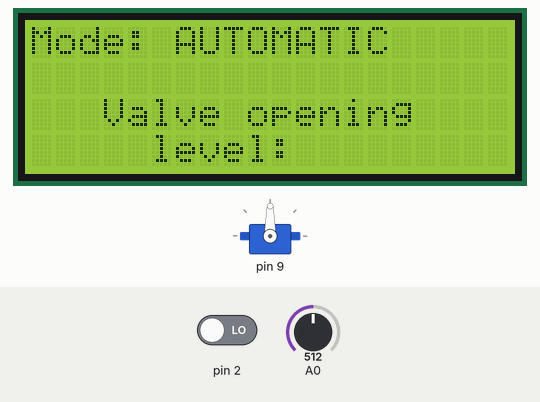
Bench run of a program on a simulated Arduino Uno, built with avr-gcc and run on an emulated ATmega328P. On the bench: 20×4 character LCD, servo. The test bench sets the inputs (shaded band); at power-on: pin 2 LOW, A0 = 512. What the program prints to the serial monitor is not drawn.

Above: at 1.2 s.
1.3 s: pin 2 driven HIGH
At 1.47 s:
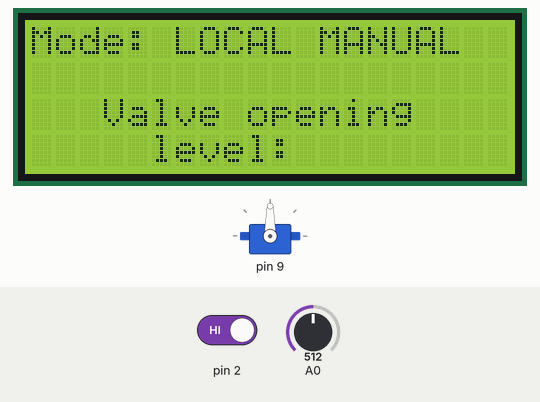
3.5 s: A0 set to 716
At 3.77 s:
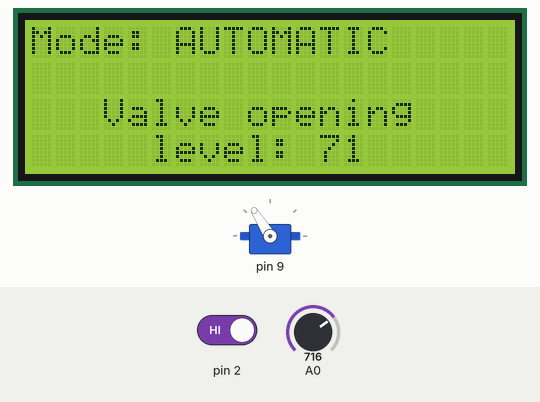
5.4 s: A0 set to 900
At 5.77 s:
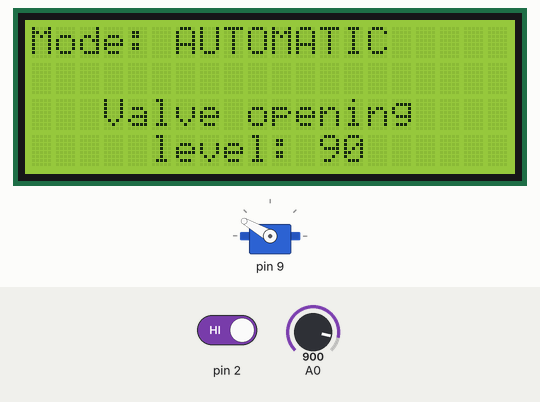
7.4 s: A0 set to 1023
At 7.77 s:
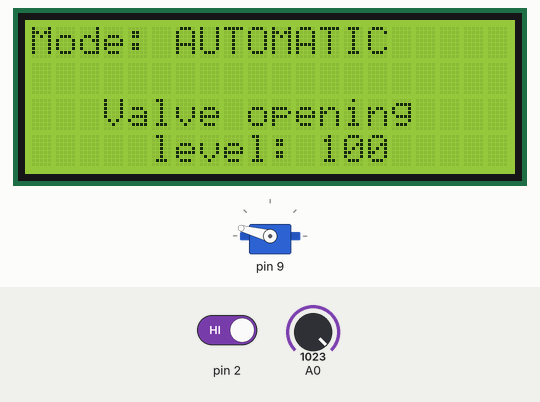
9.4 s: A0 set to 306
At 9.77 s:
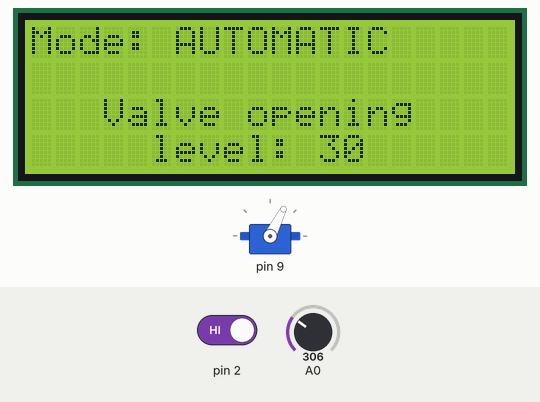
11.4 s: A0 set to 169
At 11.77 s:
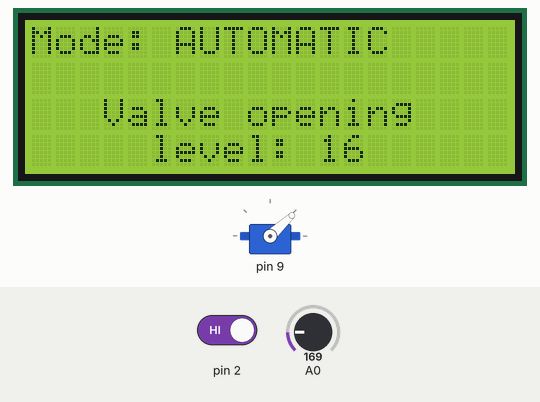
Timing chart, 0 to 14.4 s (numbered marks = the images above; inputs shaded):
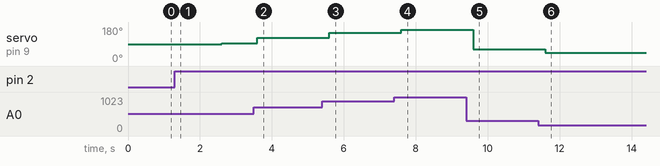

Measured:
- after the input at 1.3 s, servo on pin 9: 90° → 93° after 1.3 s; the display: changes after 0.12 s (image 1)
- after the input at 3.5 s, servo on pin 9: 93° → 122° after 0.10 s; the display: first differs from a run without the input after 0.13 s (image 2 shows a later state)
- after the input at 5.4 s, servo on pin 9: 122° → 150° after 0.20 s; the display: first differs from a run without the input after 0.23 s (image 3 shows a later state)
- after the input at 7.4 s, servo on pin 9: 150° → 165° after 0.20 s; the display: first differs from a run without the input after 0.23 s (image 4 shows a later state)
- after the input at 9.4 s, servo on pin 9: 165° → 63° after 0.20 s; the display: first differs from a run without the input after 0.23 s (image 5 shows a later state)
- after the input at 11.4 s, servo on pin 9: 63° → 43° after 0.20 s; the display: first differs from a run without the input after 0.23 s (image 6 shows a later state)

The program:

main.cpp
```cpp
#include <Arduino.h>
#include <LiquidCrystal_I2C.h>

#include "../include/components/ButtonImpl.h"
#include "../include/components/PotentiometerImpl.h"
#include "../include/components/ServoMotorImpl.h"
#include "../include/components/ValveImpl.h"
#include "../include/components/ValveKnobImpl.h"
#include "../include/scheduler/Scheduler.h"
#include "../include/task/MessageReceiverTask.h"
#include "../include/task/ModeSwitchTask.h"
#include "../include/task/SystemModeTask.h"

#define SERIAL_BAUD_RATE 9600
#define SERIAL_TIMEOUT_MILLIS 50

LiquidCrystal_I2C* monitor = new LiquidCrystal_I2C(0x27, 20, 4);
Button* const button = new ButtonImpl(2);
ValveKnob* const valveKnob = new ValveKnobImpl(new PotentiometerImpl(A0));
ServoMotor* const motor = new ServoMotorImpl(9);
Valve* const valve = new ValveImpl(motor);

Scheduler scheduler;

void setup() {
    Serial.begin(SERIAL_BAUD_RATE);
    Serial.setTimeout(SERIAL_TIMEOUT_MILLIS);  // Serial timeout in order to avoid overrun exception when reading from the serial line
    /*
     * This instruction is needed because Arduino resets when the server opens a serial connection with it.
     * In this way, data will be lost because the device is not ready to receive them.
     * This problem is worked around by letting Arduino send a ready sequence that the server waits for before writing.
     */
    Serial.println("ARDUINO_READY");
    monitor->init();
    monitor->backlight();
    monitor->setCursor(0, 0);
    monitor->print("Mode: AUTOMATIC");
    monitor->setCursor(3, 2);
    monitor->print("Valve opening");
    monitor->setCursor(5, 3);
    monitor->print("level: ");
    motor->on();
    scheduler.initialize(100);
    scheduler.addTask(new SystemModeTask(monitor, valveKnob, valve, 500));
    scheduler.addTask(new ModeSwitchTask(button, monitor, 100));
    scheduler.addTask(new MessageReceiverTask(100));
}

void loop() {
    scheduler.tick();
}
```

Button.h
```cpp
#ifndef BUTTON_H
#define BUTTON_H

/// @brief Class that represents a generic button.
class Button {
    public:
     /// @brief Retrieves if the button is pressed.
     /// @return true if pressed, false otherwise.
     virtual bool isPressed() = 0;
};

#endif
```

ButtonImpl.h
```cpp
#ifndef BUTTON_IMPL_H
#define BUTTON_IMPL_H

#include "Button.h"

/// @brief Implementation of a button.
class ButtonImpl : public Button {
   public:
    /// @brief Default constructor.
    /// @param pin the pin in which the button is plugged in.
    ButtonImpl(const int pin);

    bool isPressed();

   private:
    int pin;
};

#endif
```

Potentiometer.h
```cpp
#ifndef POTENTIOMETER_H
#define POTENTIOMETER_H

/// @brief The number of values that can be read by the potentiometer.
#define POTENTIOMETER_LEVELS 1024

/// @brief A generic potentiometer.
class Potentiometer {
   public:
    /// @brief Reads the current level from the potentiometer.
    /// @return The current potentiometer level.
    virtual int readValue() = 0;
};

#endif
```

PotentiometerImpl.h
```cpp
#ifndef POTENTIOMETER_IMPL_H
#define POTENTIOMETER_IMPL_H

#include "Potentiometer.h"

/// @brief The implementation of a potentiometer.
class PotentiometerImpl : public Potentiometer {
   public:
    /// @brief Default constructor.
    /// @param pin the pin in which the potentiometer is plugged in. The pin must be an analog pin.
    PotentiometerImpl(const int pin);

    int readValue();

   private:
    int pin;
};

#endif
```

ServoMotor.h
```cpp
#ifndef SERVO_MOTOR_H
#define SERVO_MOTOR_H

#define SERVO_MIN_ANGLE 0
#define SERVO_MAX_ANGLE 179

/// @brief Class that represents a generic servo motor.
class ServoMotor {
   public:
    /// @brief Turns on the motor.
    virtual void on() = 0;

    /// @brief Turns off the motor.
    virtual void off() = 0;

    /// @brief Sets the current angle of the motor with the provided one.
    /// @param angle The new angle of the motor. Its value must be between 0 and 179. Otherwise, the angle is not set.
    virtual void setAngle(int angle) = 0;
};

#endif
```

ServoMotorImpl.h
```cpp
#ifndef SERVO_MOTOR_IMPL_H
#define SERVO_MOTOR_IMPL_H

#include <Arduino.h>
#include <ServoTimer2.h>

#include "ServoMotor.h"

/// @brief Implementation of a servo motor.
class ServoMotorImpl : public ServoMotor {
   public:
    /// @brief Default constructor.
    /// @param pin the pin in which the motor is plugged in. The pin must support PWM.
    ServoMotorImpl(const int pin);

    void on();
    void off();
    void setAngle(const int angle);

   private:
    int pin;
    ServoTimer2 servoMotor;
};

#endif
```

Valve.h
```cpp
#ifndef VALVE_H
#define VALVE_H

/// @brief A generic river valve.
class Valve {
   public:
    /// @brief Sets the valve opening level with the provided one.
    /// @param level the valve opening level. Its value must be between 0 (included) and 100 (included).
    /// If its value is less than 0, the valve opening level will be set at its minimum.
    /// Otherwise, if its value is more than `ValveKnob::VALVE_KNOB_LEVELS` the valve will be fully opened.
    virtual void setLevel(int level) = 0;

    /// @brief Retrieves the current valve opening level.
    /// @return The current valve opening level.
    virtual int getLevel() = 0;
};

#endif
```

ValveImpl.h
```cpp
#ifndef VALVE_IMPL_H
#define VALVE_IMPL_H

#include "ServoMotor.h"
#include "Valve.h"

/// @brief Basic implementation of a Valve.
class ValveImpl : public Valve {
   public:
    /// @brief Default constructor.
    /// @param servoMotor the motor used to represent the valve.
    ValveImpl(ServoMotor* servoMotor);

    void setLevel(int level);

    int getLevel();

   private:
    ServoMotor* servoMotor;
    int level;
};

#endif
```

ValveKnob.h
```cpp
#ifndef VALVE_KNOB_H
#define VALVE_KNOB_H

#define VALVE_KNOB_LEVELS 100

/// @brief Class that represents the knob used to control the river valve.
class ValveKnob {
   public:
    /// @brief Retrieves the current valve opening level from 0 (= closed) to 100 (= fully opened).
    /// @return The current valve opening level.
    virtual int getValveOpeningLevel() = 0;
};

#endif
```

ValveKnobImpl.h
```cpp
#ifndef VALVE_KNOB_IMPL_H
#define VALVE_KNOB_IMPL_H

#include "Potentiometer.h"
#include "ValveKnob.h"

/// @brief Implementation of a ValveKnob.
class ValveKnobImpl : public ValveKnob {
   public:
    /// @brief Default constructor.
    /// @param potentiometer the potentiometer used to set the valve opening level.
    ValveKnobImpl(Potentiometer* potentiometer);

    int getValveOpeningLevel();

   private:
    Potentiometer* potentiometer;
};

#endif
```

Scheduler.h
```cpp
#ifndef SCHEDULER_H
#define SCHEDULER_H

#include "task/Task.h"

/// @brief The maximum number of tasks allowed by the scheduler.
#define MAX_TASKS 10

/// @brief The class that launches all the tasks.
class Scheduler {
   public:

    /// @brief Initialises the scheduler with the provided period.
    /// @param period The period of the scheduler.
    void initialize(const int period);

    /// @brief Adds a new task to the scheduler.
    /// @param task The task to be scheduled.
    /// @return true if the operation is successful, false otherwise.
    virtual bool addTask(Task* const task);

    /**
     * @brief Every time the scheduler's period elapses, this method attempts
     * to execute all the tasks registered in the scheduler.
     */
    virtual void tick();

   private:
    int period;
    int actualTasksNum;
    Task* tasks[MAX_TASKS];
};

#endif
```

MessageReceiverTask.h
```cpp
#ifndef MESSAGE_RECEIVER_TASK_H
#define MESSAGE_RECEIVER_TASK_H

#include "TaskImpl.h"

extern bool isAutomaticMode;
extern bool fromDashboard;

/// @brief The task that reads the values from the serial line and that communicates to the other tasks the strings read.
class MessageReceiverTask : public TaskImpl {
   public:
    /// @brief Default constructor.
    /// @param period The task period.
    MessageReceiverTask(const int period);

    void start();
};

#endif
```

ModeSwitchTask.h
```cpp
#ifndef MODE_SWITCH_TASK_H
#define MODE_SWITCH_TASK_H

#include <LiquidCrystal_I2C.h>

#include "../components/Button.h"
#include "TaskImpl.h"

extern String remoteControlState;

/// @brief The task that detects the events that trigger a change of the system mode.
class ModeSwitchTask : public TaskImpl {
   public:
    /// @brief Default constructor.
    /// @param button The button that the user has to press to enter in the LOCAL_MANUAL mode.
    /// @param monitor The user display.
    /// @param period The task period.
    ModeSwitchTask(Button* const button, LiquidCrystal_I2C* const monitor, const int period);

    void start();

   private:
    Button* button;
    LiquidCrystal_I2C* monitor;

    void printModeOnLCD();
};

#endif
```

SystemModeTask.h
```cpp
#ifndef SYSTEM_MODE_TASK_H
#define SYSTEM_MODE_TASK_H

#include <LiquidCrystal_I2C.h>

#include "../include/components/Valve.h"
#include "../include/components/ValveKnob.h"
#include "TaskImpl.h"

extern bool isAutomaticMode;
extern String receivedState;
extern bool fromDashboard;
extern int levelFromDashboard;

/// @brief The main task of the system. Manages the valve and its opening level.
class SystemModeTask : public TaskImpl {
   public:
    /// @brief Default constructor.
    /// @param monitor The user display.
    /// @param knob The knob that manages the valve opening level in the LOCAL_MANUAL mode.
    /// @param valve The valve.
    /// @param period The task period.
    SystemModeTask(LiquidCrystal_I2C* const monitor, ValveKnob* const knob, Valve* const valve, const int period);

    void start();

   private:
    LiquidCrystal_I2C* monitor;
    ValveKnob* knob;
    Valve* valve;
    enum { AUTOMATIC,
           LOCAL_MANUAL,
           REMOTE_CONTROL } state = AUTOMATIC;

    void printAndSetValveLevel(const int level);
};

#endif
```

Task.h
```cpp
#ifndef TASK_H
#define TASK_H

/// @brief A generic task.
class Task {
   public:
    /// @brief Starts the task.
    virtual void start() = 0;

    /// @brief Retrieves true if the task can start, false otherwise.
    /// @param schedulerPeriod the period of the scheduler that manages this task.
    /// @return true if the task's period is elapsed, and so the task has to start, false otherwise.
    virtual bool canStart(const int schedulerPeriod) = 0;
};

#endif
```

TaskImpl.h
```cpp
#ifndef TASK_IMPL_H
#define TASK_IMPL_H

#include "Task.h"

/// @brief Generic task implementation.
class TaskImpl : public Task {
   public:
    /// @brief TaskImpl's default constructor.
    /// @param period the period of the task.
    TaskImpl(const int period);

    /// @brief Starts the task.
    virtual void start() = 0;

    /// @brief Retrieves true if the task can start, false otherwise.
    /// @param schedulerPeriod the period of the scheduler that manages this task.
    /// @return true if the task's period is elapsed, and so the task has to start, false otherwise.
    virtual bool canStart(const int schedulerPeriod);

   protected:
    /// @brief The task's period.
    int period;

   private:
    int timeElapsed;
};

#endif
```

ButtonImpl.cpp
```cpp
#include "../../include/components/ButtonImpl.h"
#include <Arduino.h>

ButtonImpl::ButtonImpl(const int pin) {
    this->pin = pin;
    pinMode(this->pin, INPUT);
}

bool ButtonImpl::isPressed() {
    return digitalRead(this->pin) == HIGH;
}
```

PotentiometerImpl.cpp
```cpp
#include "../include/components/PotentiometerImpl.h"
#include <Arduino.h>

PotentiometerImpl::PotentiometerImpl(const int pin) {
    this->pin = pin;
}

int PotentiometerImpl::readValue() {
    return analogRead(this->pin);
}
```

ServoMotorImpl.cpp
```cpp
#include "../../include/components/ServoMotorImpl.h"
#include <ServoTimer2.h>

#define ANGLE_COEFFICIENT 8.33
#define ZERO_DEGREE_VALUE 750.0

ServoMotorImpl::ServoMotorImpl(const int pin) {
    this->pin = pin;
}

void ServoMotorImpl::on() {
    servoMotor.attach(this->pin);
}

void ServoMotorImpl::off() {
    servoMotor.detach();
}

void ServoMotorImpl::setAngle(const int angle) {
    if (angle >= SERVO_MIN_ANGLE && angle <= SERVO_MAX_ANGLE) {
        servoMotor.write(ZERO_DEGREE_VALUE + (ANGLE_COEFFICIENT * angle));
    }
}
```

ValveImpl.cpp
```cpp
#include "../include/components/ValveImpl.h"

#include <Arduino.h>

#include "../include/components/ValveKnob.h"

ValveImpl::ValveImpl(ServoMotor* const servoMotor) {
    this->servoMotor = servoMotor;
}

void ValveImpl::setLevel(const int level) {
    this->level = level < 0 ? SERVO_MIN_ANGLE : (level > VALVE_KNOB_LEVELS ? SERVO_MAX_ANGLE : level);
    servoMotor->setAngle(map(this->level, 0, VALVE_KNOB_LEVELS, SERVO_MIN_ANGLE, SERVO_MAX_ANGLE));
}

int ValveImpl::getLevel() {
    return this->level;
}
```

ValveKnobImpl.cpp
```cpp
#include "../include/components/ValveKnobImpl.h"

ValveKnobImpl::ValveKnobImpl(Potentiometer* const potentiometer) {
    this->potentiometer = potentiometer;
}

int ValveKnobImpl::getValveOpeningLevel() {
    int step = POTENTIOMETER_LEVELS / VALVE_KNOB_LEVELS;
    int currentLevel = potentiometer->readValue() / step;
    return currentLevel <= VALVE_KNOB_LEVELS ? currentLevel : VALVE_KNOB_LEVELS;
}
```

Scheduler.cpp
```cpp
#include "scheduler/Scheduler.h"

#include <TimerOne.h>

#define ONE_MILLISEC_IN_MICROSEC 1000l

/**
 * @brief This variable is set by the Timer1 when the scheduler's period elapses.
 * It indicates that the scheduler has to try to launch all the tasks registered in it.
 */
volatile bool canLaunchTasks;

/// @brief Timer1 interrupt handler.
void reachPeriod() {
    canLaunchTasks = true;
}

void Scheduler::initialize(const int period) {
    this->period = period;
    canLaunchTasks = false;
    actualTasksNum = 0;
    Timer1.initialize(ONE_MILLISEC_IN_MICROSEC * this->period);
    Timer1.attachInterrupt(reachPeriod);
}

bool Scheduler::addTask(Task* const task) {
    if (actualTasksNum < MAX_TASKS - 1) {
        tasks[actualTasksNum] = task;
        actualTasksNum++;
        return true;
    } else {
        return false;
    }
}

void Scheduler::tick() {
    if (canLaunchTasks) {
        canLaunchTasks = false;
        for (int i = 0; i < actualTasksNum; i++) {
            if (tasks[i]->canStart(period)) {
                tasks[i]->start();
            }
        }
    }
}
```

MessageReceiverTask.cpp
```cpp
#include "../include/task/MessageReceiverTask.h"

#include <Arduino.h>

/// @brief The string that contains the information sent by the server regarding the REMOTE_CONTROL mode.
String remoteControlState;
/// @brief The string that contains the actual system state.
String receivedState;
/// @brief The variable that represents the valve opening level set by the dashboard user during the REMOTE_CONTROL mode.
int levelFromDashboard = 0;

MessageReceiverTask::MessageReceiverTask(const int period) : TaskImpl(period) {
}

void MessageReceiverTask::start() {
    if (isAutomaticMode || fromDashboard) {
        String messageReceived = Serial.readStringUntil('\n');
        if (messageReceived.startsWith("Remote")) {
            remoteControlState = messageReceived;
        } else if (messageReceived != "") {
            if (fromDashboard) {
                levelFromDashboard = messageReceived.toInt();
            } else {
                receivedState = messageReceived;
            }
        }
    }
}
```

ModeSwitchTask.cpp
```cpp
#include "../include/task/ModeSwitchTask.h"

#include <Arduino.h>

/// @brief `true` when the SystemModeTask must be in the AUTOMATIC mode, `false` otherwise.
bool isAutomaticMode = true;
/// @brief `true` when the SystemModeTask must be in the REMOTE_CONTROL mode, `false` otherwise.
bool fromDashboard = false;
// static variable used to update the state on the serial monitor only when it changes
static bool hasModeChanged = false;

ModeSwitchTask::ModeSwitchTask(Button* const button, LiquidCrystal_I2C* const monitor, const int period) : TaskImpl(period) {
    this->button = button;
    this->monitor = monitor;
}

void ModeSwitchTask::start() {
    if (!fromDashboard && button->isPressed()) {
        isAutomaticMode = !isAutomaticMode;
        Serial.println("Local manual mode: " + String(isAutomaticMode ? "OFF" : "ON"));
        hasModeChanged = true;
    } else if (isAutomaticMode || fromDashboard) {
        if (remoteControlState.equals("Remote control: ON")) {
            isAutomaticMode = false;
            fromDashboard = true;
            hasModeChanged = true;
            remoteControlState = ""; // remoteControlState is reset meaning that this task has read it
        } else if (remoteControlState.equals("Remote control: OFF")) {
            isAutomaticMode = true;
            fromDashboard = false;
            hasModeChanged = true;
            remoteControlState = ""; // remoteControlState is reset meaning that this task has read it
        }
    }
    printModeOnLCD();
}

void ModeSwitchTask::printModeOnLCD() {
    if (hasModeChanged) {
        monitor->setCursor(6, 0);
        monitor->print("              ");
        monitor->setCursor(6, 0);
        monitor->print(isAutomaticMode ? "AUTOMATIC" : (fromDashboard ? "REMOTE CONTROL" : "LOCAL MANUAL"));
        hasModeChanged = false;
    }
}
```

TaskImpl.cpp
```cpp
#include "task/TaskImpl.h"


TaskImpl::TaskImpl(const int period) {
    this->period = period;
    this->timeElapsed = 0;
}

bool TaskImpl::canStart(const int schedulerPeriod) {
    timeElapsed += schedulerPeriod;
    if (timeElapsed >= period) {
        timeElapsed = 0;
        return true;
    } else {
        return false;
    }
}
```

Source omitted: SystemModeTask.cpp (3094 bytes)
